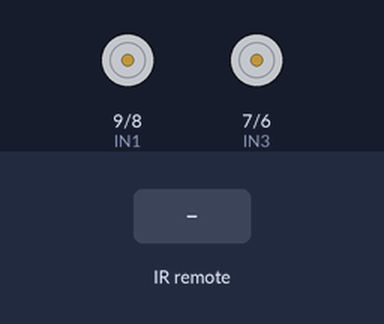
Bench run of a sketch on a simulated Arduino Uno, built with avr-gcc and run on an emulated ATmega328P. Parts: motor-driver pin pairs drawn as motors (green arrow = first pin HIGH = forward, orange = second pin HIGH = backward, longer = more drive, scaled by the enable pin). The inputs (shaded band) are chosen by the test bench.

Above: at 1.2 s.
1.3 s: infrared code 0x6BFD8B01 received
At 2.4 s:
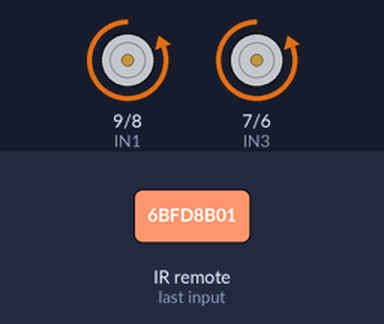
3.5 s: infrared code 0x85E09D61 received
At 4.1 s:
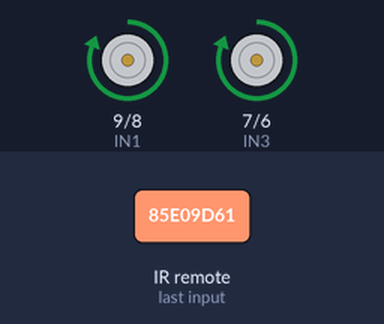
5.0 s: infrared code 0xC76EF4E5 received
At 6.2 s:
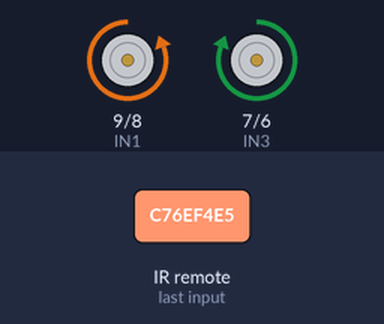
6.5 s: infrared code 0xD51CCE5D received
At 7.5 s:
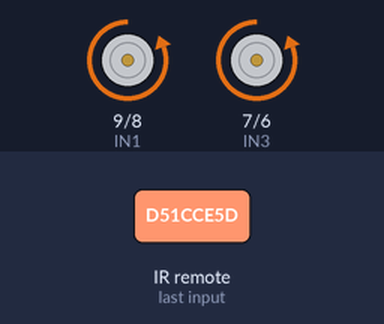
8.0 s: infrared code 0x57E346E1 received
At 8.7 s:
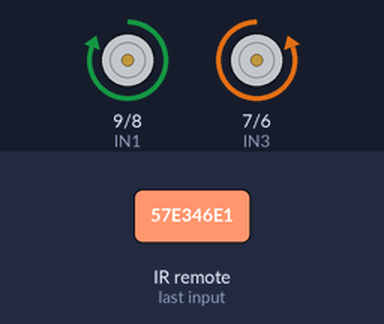
Timing chart, 0 to 10.5 s (numbered marks = the images above; inputs shaded):
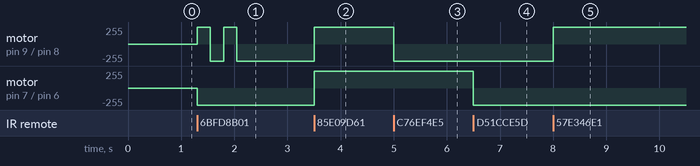

Measured:
- after the input at 1.3 s, motor on pin 9 (IN1) / pin 8 (IN2): alternates forward 255/255 for 0.25 s and backward 255/255 for 0.25 s, 4 changes in all, then stays backward 255/255, starting at once; motor on pin 7 (IN3) / pin 6 (IN4): stopped → backward 255/255 at once
- after the input at 3.5 s, motor on pin 9 (IN1) / pin 8 (IN2), motor on pin 7 (IN3) / pin 6 (IN4): backward 255/255 → forward 255/255 at once
- after the input at 5.0 s, motor on pin 9 (IN1) / pin 8 (IN2): forward 255/255 → backward 255/255 at once
- after the input at 6.5 s, motor on pin 7 (IN3) / pin 6 (IN4): forward 255/255 → backward 255/255 at once
- after the input at 8.0 s, motor on pin 9 (IN1) / pin 8 (IN2): backward 255/255 → forward 255/255 at once

The sketch:

Sumo.ino
```cpp
#include <IRremote.h>

#define IN1  9
#define IN2  8
#define IN3  7
#define IN4  6
#define ENA  10
#define ENB  5

#define IRPIN 4
#define CH_UP 0x85E09D61
#define CH_DW 0xD51CCE5D
#define VOL_UP 0xC76EF4E5
#define VOL_DW 0x57E346E1
#define UP 0x6BFD8B01
#define DW 0xB1EFBA9D
#define OK 0x25802501

IRrecv IR(IRPIN);
decode_results IRresults;
int state=0;

void go_ahead()
{
  digitalWrite(IN1, HIGH);
  digitalWrite(IN2, LOW);
  digitalWrite(IN3, HIGH);
  digitalWrite(IN4,LOW);
}

void go_back()
{
  digitalWrite(IN1, LOW);
  digitalWrite(IN2, HIGH);
  digitalWrite(IN3, LOW);
  digitalWrite(IN4,HIGH);
}

void go_stop()
{
  digitalWrite(IN1, LOW);
  digitalWrite(IN2, LOW);
  digitalWrite(IN3, LOW);
  digitalWrite(IN4,LOW);
}

void turn_right()
{
  digitalWrite(IN1, LOW);
  digitalWrite(IN2, HIGH);
  digitalWrite(IN3, HIGH);
  digitalWrite(IN4, LOW);
}

void turn_left()
{
  digitalWrite(IN1, HIGH);
  digitalWrite(IN2, LOW);
  digitalWrite(IN3, LOW);
  digitalWrite(IN4, HIGH);
}


void set_motorspeed(int lspeed,int rspeed)
{
  analogWrite(ENA,lspeed);
  analogWrite(ENB,rspeed);
}

void readIR(){
  if(IR.decode(&IRresults))
  {
    if(IRresults.value==CH_UP){state=1;go_ahead();}
    else if(IRresults.value==CH_DW){state=1;go_back();}
    else if(IRresults.value==VOL_UP){state=0;turn_right();}
    else if(IRresults.value==VOL_DW){state=0;turn_left();}
    else if(IRresults.value==UP){
      state=0;
      for(int i=0;i<2;i++){
        turn_left();
        delay(250);
        go_back();
        delay(250);
      }
    }
    else if(IRresults.value==DW){
      state=0;
      for(int i=0;i<2;i++){
        turn_right();
        delay(250);
        go_back();
        delay(250);
      }
    }
    else if(IRresults.value==OK || state==0){go_stop();}
    delay(500);

    IRresults.value = 0;
    IR.resume();
  }
}

void setup() {
  pinMode(IN1, OUTPUT);
  pinMode(IN2, OUTPUT);
  pinMode(IN3, OUTPUT);
  pinMode(IN4, OUTPUT);
  pinMode(ENA, OUTPUT);
  pinMode(ENB, OUTPUT);
  pinMode(IRPIN, INPUT);
  digitalWrite(IRPIN, HIGH);
  IR.enableIRIn();
  Serial.begin(9600);
}

void loop(){
  set_motorspeed(255,255);
  readIR();
}
```
